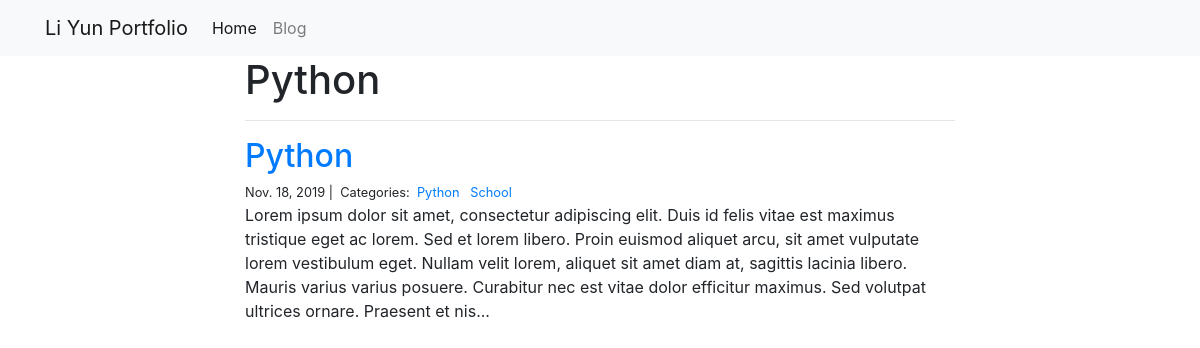
The page /blog/Python/ on the database its author committed.
### blog/models.py (models this page shows)
class Post(models.Model):
    title = models.CharField(max_length=255)
    body = models.TextField()
    created_on = models.DateTimeField(auto_now_add=True)
    last_modified = models.DateTimeField(auto_now=True)
    categories = models.ManyToManyField('Category', related_name='posts')

class Category(models.Model):
    name = models.CharField(max_length=20)

### blog/views.py (the view)
# urls.py: path("<category>/", views.blog_category, name="blog_category"),
def blog_category(request, category):
    posts = Post.objects.filter(categories__name__contains=category).order_by(
        "-created_on"
    )
    context = {"category": category, "posts": posts}
    return render(request, "blog_category.html", context)

### blog/templates/blog_category.html
{% extends "base.html" %}
{% block page_content %}
<div class="col-md-8 offset-md-2">
    <h1>{{ category | title }}</h1>
    <hr>
    {% for post in posts %}
        <h2><a href="{% url 'blog_detail' post.pk%}">{{ post.title }}</a></h2>
        <small>
            {{ post.created_on.date }} |&nbsp;
            Categories:&nbsp;
            {% for category in post.categories.all %}
            <a href="{% url 'blog_category' category.name %}">
                {{ category.name }}
            </a>&nbsp;
            {% endfor %}
        </small>
        <p>{{ post.body | slice:":400" }}...</p>
    {% endfor %}
</div>
{% endblock %}

### rows shown on the page
Post: title "Python", created_on "Nov. 18, 2019", body "Lorem ipsum dolor sit amet, consectetur adipiscing elit. Duis id felis vitae est maximus tristique eget ac lorem. Sed et lorem libero. Proin euismod aliquet arcu, sit amet vulputate lorem vestibulum eget. Nullam velit lorem, aliquet sit amet diam at, sagittis lacinia libero. Mauris varius varius posuere. Curabitur nec est vitae dolor efficitur maximus. Sed volutpat ultrices ornare. Praesent et nis"
Category: name "Python"
Category: name "School"

### other values the page prints
{{ category | title }} "Python"
